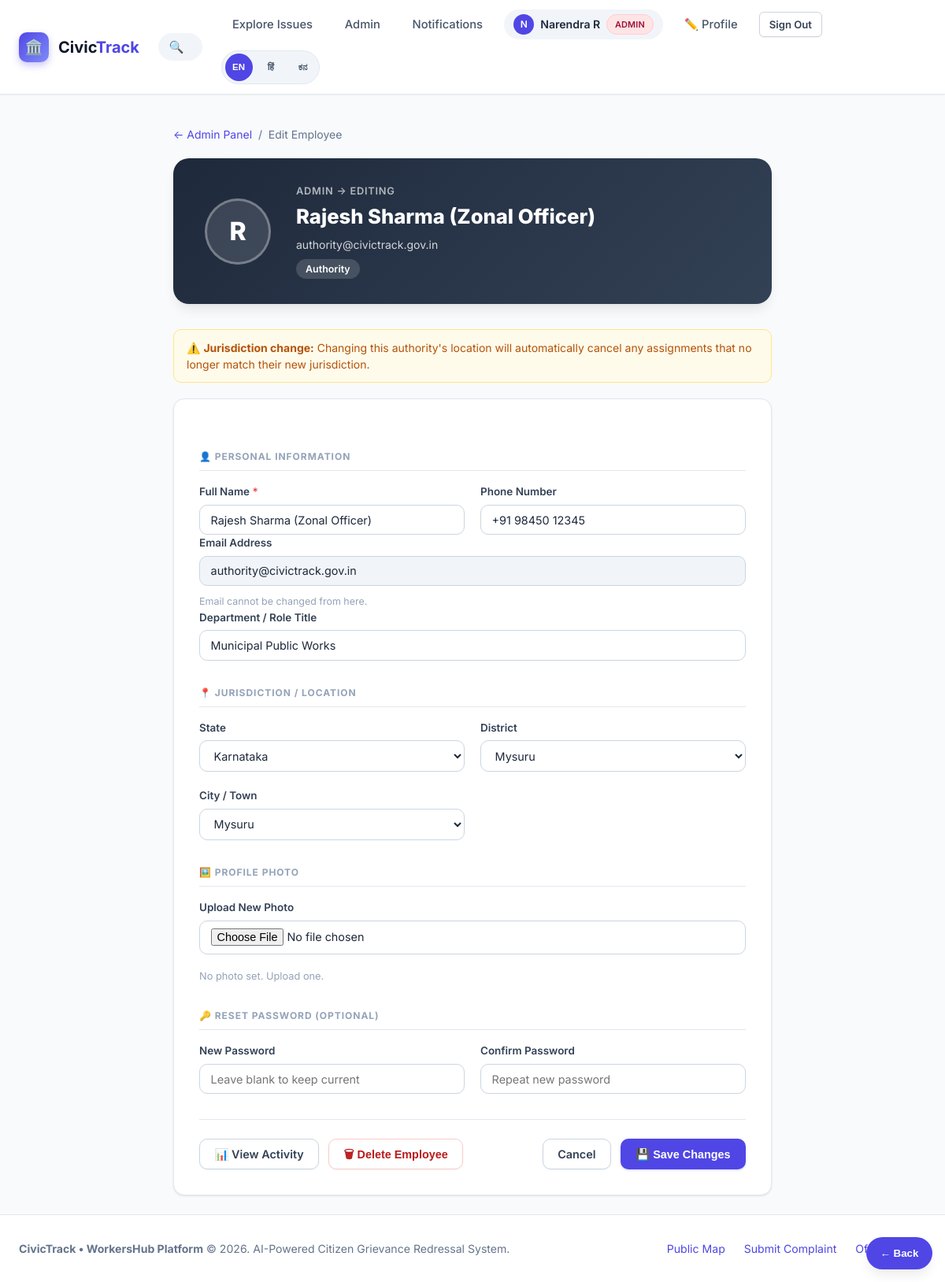
The app's page /admin/user/1/edit (signed in), older data.
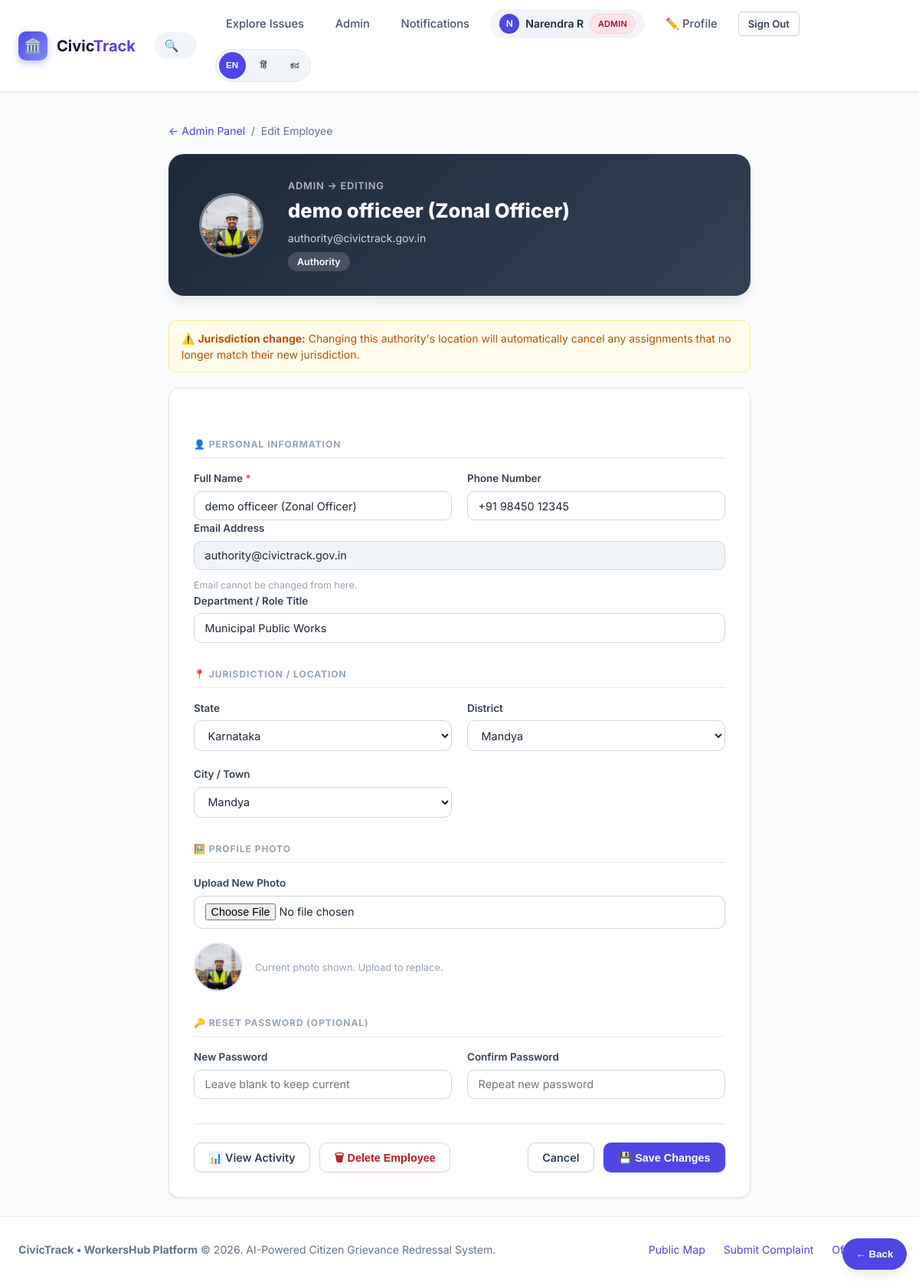
The same page, newer data.
### models.py (models this page shows, shortened)
class User(UserMixin, db.Model):
    __tablename__ = "users"
    id = db.Column(db.Integer, primary_key=True)
    name = db.Column(db.String(120), nullable=False)
    email = db.Column(db.String(160), unique=True, nullable=False, index=True)
    password_hash = db.Column(db.String(255), nullable=False)
    role = db.Column(db.String(20), nullable=False, default="citizen")  # citizen | authority | worker | admin
    phone = db.Column(db.String(20), nullable=True)
    state = db.Column(db.String(100), nullable=True)
    district = db.Column(db.String(100), nullable=True)
    city_town = db.Column(db.String(120), nullable=True)
    department = db.Column(db.String(100), nullable=True)  # For authority/worker: e.g. Roads, Sanitation
    profile_photo = db.Column(db.String(255), nullable=True)
    is_verified = db.Column(db.Boolean, nullable=False, default=False)
    created_at = db.Column(db.DateTime, default=datetime.utcnow)
    reported_issues = db.relationship("Issue", backref="reporter", lazy="dynamic",
                                      foreign_keys="Issue.reporter_id")
    assigned_issues = db.relationship("Issue", backref="assignee", lazy="dynamic",
                                      foreign_keys="Issue.assigned_to_id")
    assignments = db.relationship("IssueAssignment", backref="user", lazy="dynamic",
                                  foreign_keys="IssueAssignment.user_id", cascade="all, delete-orphan")
    chat_messages = db.relationship("ChatMessage", backref="sender", lazy="dynamic",
                                    foreign_keys="ChatMessage.user_id", cascade="all, delete-orphan")
    upvotes = db.relationship("Upvote", backref="user", lazy="dynamic", cascade="all, delete-orphan")
    notifications = db.relationship("Notification", backref="user", lazy="dynamic", cascade="all, delete-orphan")
    @property
    def is_admin(self):
        return self.role == "admin"

### app.py (the view, shortened to what this page needs)
@app.route("/admin/user/<int:user_id>/edit", methods=["GET", "POST"])
@login_required
@admin_required
def admin_edit_user(user_id):
    user = User.query.get_or_404(user_id)
    if user.role not in ("authority", "worker"):
        flash("Only authority and worker profiles can be edited from here.", "warning")
        return redirect(url_for("admin_panel"))
    all_states = [r[0] for r in db.session.query(Place.state).distinct().order_by(Place.state).all()]
    return render_template("admin_edit_user.html", user=user, states=all_states)

### app.py (called while the page is built)
@login_manager.user_loader
def load_user(user_id):
    return User.query.get(int(user_id))

@app.context_processor
def inject_global_data():
    unread_notifications_count = 0
    if current_user.is_authenticated:
        unread_notifications_count = Notification.query.filter_by(
            user_id=current_user.id, is_read=False
        ).count()
    return {
        "unread_notifications_count": unread_notifications_count,
        "CATEGORIES": Config.CATEGORIES,
        "STATUSES": Config.STATUSES,
        "PRIORITIES": Config.PRIORITIES,
        "current_year": datetime.utcnow().year,
    }

def admin_required(view):
    @wraps(view)
    def wrapped(*args, **kwargs):
        if not current_user.is_authenticated or not current_user.is_admin:
            flash("Admin access is required for this area.", "warning")
            return redirect(url_for("login"))
        return view(*args, **kwargs)
    return wrapped

### templates/admin_edit_user.html (shortened to what the changed rows need)
{% extends "base.html" %}
{% block content %}
<div style="max-width:760px;margin:0 auto;">
  <div class="admin-edit-hero">
    <div class="emp-avatar">
      {% if user.profile_photo %}
        <img src="{{ url_for('static', filename='uploads/' + user.profile_photo) }}" alt="{{ user.name }}">
      {% else %}
        {{ user.name[0]|upper }}
      {% endif %}
    </div>
    <div>
      <div style="font-size:.8rem;opacity:.65;text-transform:uppercase;letter-spacing:.06em;font-weight:600;">Admin → Editing</div>
      <h1 style="font-size:1.6rem;font-weight:800;margin:.2rem 0 .4rem;">{{ user.name }}</h1>
      <div style="opacity:.8;font-size:.875rem;">{{ user.email }}</div>
      <span style="display:inline-block;margin-top:.5rem;background:rgba(255,255,255,.15);border-radius:999px;padding:.2rem .75rem;font-size:.78rem;font-weight:600;text-transform:capitalize;">{{ user.role }}{% if user.is_verified %} · ✓ Verified{% endif %}</span>
    </div>
  </div>
  <div class="card" style="padding:2rem;">
    <form method="POST" enctype="multipart/form-data" id="edit-user-form">
      <div class="form-grid-2">
        <div class="form-group">
          <label class="form-label" for="name">Full Name <span style="color:var(--danger-solid)">*</span></label>
          <input id="name" name="name" class="form-control" type="text" value="{{ user.name }}" required maxlength="120">
        </div>
        <div class="form-group">
          <label class="form-label" for="phone">Phone Number</label>
          <input id="phone" name="phone" class="form-control" type="tel" value="{{ user.phone or '' }}" maxlength="20">
        </div>
      </div>
      <div class="form-group">
        <label class="form-label">Email Address</label>
        <input class="form-control" type="email" value="{{ user.email }}" disabled style="background:var(--slate-100);cursor:not-allowed;">
        <div style="font-size:.78rem;color:var(--slate-400);margin-top:.3rem;">Email cannot be changed from here.</div>
      </div>
      <div class="form-group">
        <label class="form-label" for="department">Department / Role Title</label>
        <input id="department" name="department" class="form-control" type="text" value="{{ user.department or '' }}" maxlength="100" placeholder="e.g. Roads, Sanitation, Public Works...">
      </div>
      <div class="form-grid-2">
        <div class="form-group">
          <label class="form-label" for="state">State</label>
          <select id="state" name="state" class="form-select" onchange="loadDistricts(this.value)">
            {% for s in states %}
              <option value="{{ s }}" {% if user.state == s %}selected{% endif %}>{{ s }}</option>
            {% endfor %}
          </select>
        </div>
        <div class="form-group">
          <label class="form-label" for="district">District</label>
          <select id="district" name="district" class="form-select" onchange="loadCities(document.getElementById('state').value, this.value)">
            {% if user.district %}
              <option value="{{ user.district }}" selected>{{ user.district }}</option>
            {% endif %}
          </select>
        </div>
        <div class="form-group">
          <label class="form-label" for="city_town">City / Town</label>
          <select id="city_town" name="city_town" class="form-select">
            {% if user.city_town %}
              <option value="{{ user.city_town }}" selected>{{ user.city_town }}</option>
            {% endif %}
          </select>
        </div>
      </div>
      <div class="form-group">
        <div style="margin-top:.75rem;display:flex;gap:1rem;align-items:center;">
          {% if user.profile_photo %}
            <img src="{{ url_for('static', filename='uploads/' + user.profile_photo) }}" style="width:64px;height:64px;border-radius:50%;object-fit:cover;border:2px solid var(--border-subtle);" alt="Current photo">
          {% endif %}
          <span style="font-size:.8rem;color:var(--slate-400);">{% if user.profile_photo %}Current photo shown. Upload to replace.{% else %}No photo set. Upload one.{% endif %}</span>
        </div>
      </div>
    </form>
  </div>
</div>
{% endblock %}

Row changes from the older to the newer data that the page shows:
changed User "authority@civictrack.gov.in": profile_photo: picture added; name "Rajesh Sharma (Zonal Officer)" → "demo officeer (Zonal Officer)"; district "Mysuru" → "Mandya"; city_town "Mysuru" → "Mandya"; name "R" → (not shown)
Text that changed along with them:
text no longer shown: "No photo set. Upload one."
text now shown: "Current photo shown. Upload to replace."
